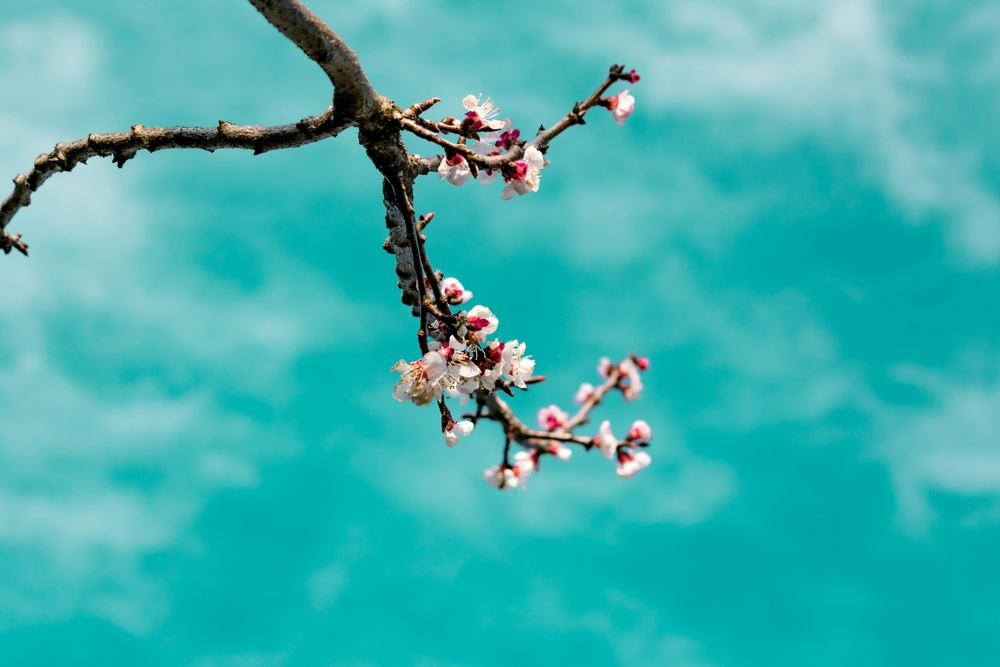
#> input picture src/imgs/tree1.jpg, 1000 x 667 px, shrunk from 6000 x 4000 before the run
$ python main.py imgs/tree1.jpg imgs/moon1.jpg imgs/moon1.jpg
#> lines starting #> are read from the running program, lines starting #| are printed output that depends on the picture
#> further down, imagen1 is the input picture: PIL image 1000x667 RGB; mean R, G, B 62.6, 176.4, 176
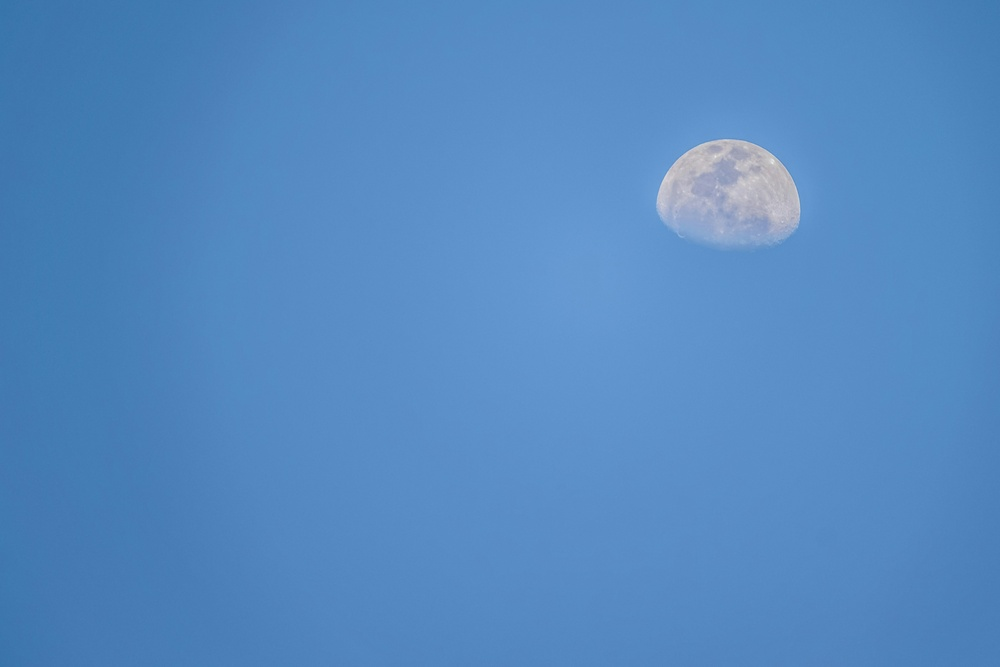
#> input picture src/imgs/moon1.jpg, 1000 x 667 px, shrunk from 5102 x 3401 before the run
#> further down, imagen2 is the input picture: PIL image 1000x667 RGB; mean R, G, B 85, 137.5, 193.2
### src/utils/progress_bar.py
import math
import colorama
from colorama import Fore

def progress_bar(progress, total, color=Fore.WHITE, bar_length=50):
    percent = 100 * (progress / float(total))
    filled_length = int(bar_length * progress // total)
    bar = '█' * filled_length + '-' * (bar_length - filled_length)
    print(color + f"\r|{bar}| {percent:.2f}%", end="\r" + Fore.RESET)
    if progress == total:
        print()  # Para mover el cursor a la siguiente línea después de completar


# [9 lines of commented-out code are left out]

### src/utils/colores.py
import random
import colorama
from colorama import Fore, Back, Style

# Colores
rojo = Fore.RED
verde = Fore.GREEN
azul = Fore.BLUE
cian = Fore.CYAN
amarillo = Fore.YELLOW
magenta = Fore.MAGENTA

blanco = Fore.WHITE
reset = Fore.RESET

# Colores claros
rojo_claro = Fore.LIGHTRED_EX
verde_claro = Fore.LIGHTGREEN_EX
azul_claro = Fore.LIGHTBLUE_EX
cian_claro = Fore.LIGHTCYAN_EX
amarillo_claro = Fore.LIGHTYELLOW_EX
magenta_claro = Fore.LIGHTMAGENTA_EX

colores = [
    azul,
    verde,
    cian,
    amarillo,
    magenta,
    rojo_claro,
    verde_claro,
    azul_claro,
    cian_claro,
    magenta_claro,
    amarillo_claro,
]

def random_color():
    return random.choice(colores)

### src/main.py
import argparse
from PIL import Image
from utils.progress_bar import progress_bar
from utils.colores import random_color, rojo, verde, azul, reset

def blending(imagen1: Image, imagen2: Image, mix=0.5):
    """
        Recibe dos imagenes y las mezcla

        Parameters :
        ------------

            imagen1:
                imagen de pillow

            imagen2:
                imagen de pillow

            mix:
                factor de mezclado (de la imagen1 a la imagen2)

        Returns :
        ---------

            imagen resultante de la mezcla de las dos imagenes
    """
#> called with mix = 0.5

    # Verificamos si alguna de las imágenes tiene transparencia (canal alfa)
    modo_imagen1 = 'RGBA' if imagen1.mode == 'RGBA' else 'RGB'
#> modo_imagen1 = 'RGB'
    modo_imagen2 = 'RGBA' if imagen2.mode == 'RGBA' else 'RGB'
#> modo_imagen2 = 'RGB'

    # Convertimos ambas imágenes al mismo modo para evitar problemas de mezcla
    imagen1 = imagen1.convert(modo_imagen1)
    imagen2 = imagen2.convert(modo_imagen2)

    # Imagen pequeña
    imagen_menor = None
    # Imagen grande
    imagen_mayor = None

    # Determinamos cuál imagen es más pequeña
    if imagen1.size >= imagen2.size:
        imagen_menor = imagen2
        imagen_mayor = imagen1.resize(imagen2.size)
    else:
        imagen_menor = imagen1
        imagen_mayor = imagen2.resize(imagen1.size)

    # Alto y ancho de la nueva imagen
    ancho, alto = imagen_menor.size
#> ancho = 1000; alto = 667

    # Nueva imagen
    nueva_imagen = Image.new(imagen_menor.mode,(ancho,alto))
#> nueva_imagen: PIL image 1000x667 RGB; every value is 0

    # Barra de progreso
    total_pixeles = ancho * alto
#> total_pixeles = 667000
    pixeles_procesados = 0
    porcentaje_progreso = 0
    color = random_color()

    print(random_color()+'Generando blending'+reset)

    # Mezclamos las dos imagenes
    for x in range (ancho):
        for y in range(alto):
            # canales del pixel de la imagen 1
            r1, g1, b1 = imagen_menor.getpixel((x,y))
            # canales del pixel de la imagen 2
            r2, g2, b2 = imagen_mayor.getpixel((x,y))

            # Canales del nuevo pixel
            rn = int((r1 * mix) + (r2 * (1.0 - mix)))
            gn = int((g1 * mix) + (g2 * (1.0 - mix)))
            bn = int((b1 * mix) + (b2 * (1.0 - mix)))

            # Añadimos el nuevo pixel a la imagen
            nueva_imagen.putpixel((x,y), (rn,gn,bn))

            # Actualizamos la barra de progreso
            pixeles_procesados += 1

            # Actualizamos el porcentaje de progreso
            nuevo_porcentaje_progreso = (pixeles_procesados * 100) // total_pixeles

            # Mostramos el progreso cada 10%
            if nuevo_porcentaje_progreso >= porcentaje_progreso + 10:
                porcentaje_progreso = nuevo_porcentaje_progreso
                progress_bar(pixeles_procesados, total_pixeles, color)
                color = random_color()
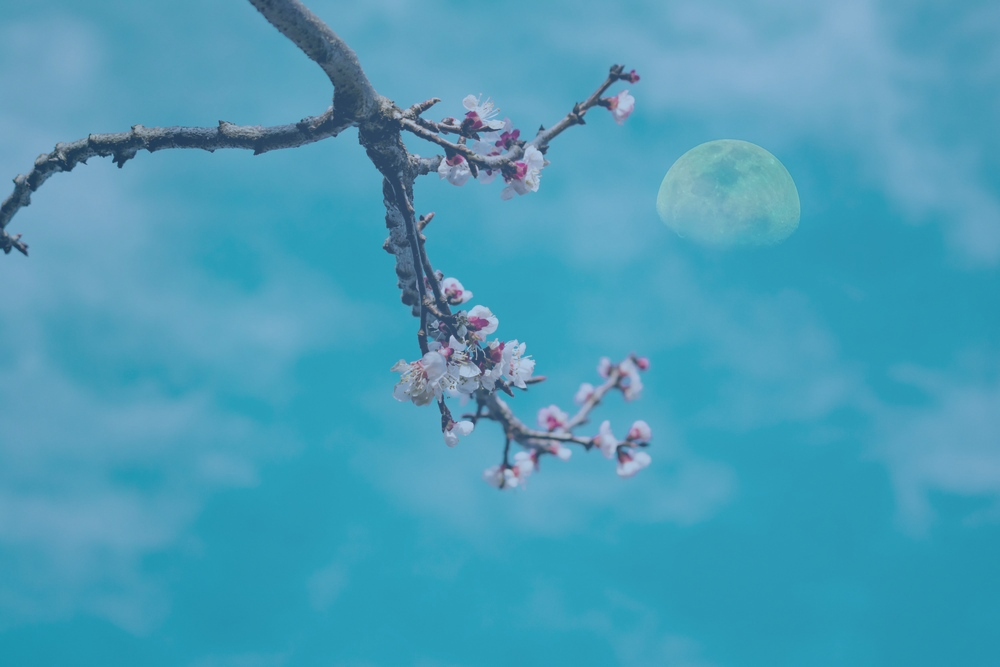
#> nueva_imagen: PIL image 1000x667 RGB; mean R, G, B 73.6, 156.7, 184.4
#> after the loop, pixeles_procesados = 667000; porcentaje_progreso = 100

    print(random_color()+"Blending terminado ʕ•ᴥ•ʔ"+reset)

    return nueva_imagen

if __name__ == "__main__":
    parser = argparse.ArgumentParser(description="Programa que mezcla dos imagenes")

    # Argumentos no opcionales
    parser.add_argument("ruta_imagen1", help="Ruta de la primer imagen")
    parser.add_argument("ruta_imagen2", help="Ruta de la segunda imagen")
    parser.add_argument("ruta_salida", default=None, help="Ruta de la salida de la imagen")

    # Argumentos opcionales
    parser.add_argument("--s", action="store_true", help="Indica si se quiere mostrar la imagen al terminar")
    parser.add_argument("--f", default=0.5, help="Factor de mezcla de las imagenes (de la primer imagen a la segunda). el valor debe estar entre 0.0 y 1.0")

    # Obtenemos los argumentos
    args = parser.parse_args()

    # Cargamos las imagenes
    imagen1 = None
    imagen2 = None
    try:
        imagen1 = Image.open(args.ruta_imagen1)
        imagen2 = Image.open(args.ruta_imagen2)
    except Exception as e:
        print(rojo+f"Error al cargas las imagenes: {e}"+reset)

    # Mezclamos las imagenes
    blend = blending(
        imagen1=imagen1,
        imagen2=imagen2,
        mix=float(args.f)
    )
    # Guardamos la imagen
    blend.save(args.ruta_salida)

    if args.s:
        # Mostramos la imagen
        blend.show()

# [10 lines of commented-out code are left out]
